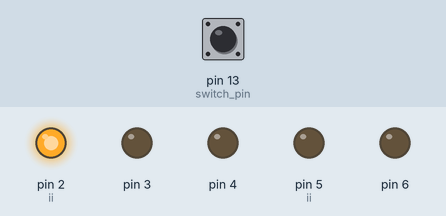
This sketch was run on a simulated Arduino Uno, built with avr-gcc and run on an emulated ATmega328P. On the bench: output pins drawn as LEDs (lit = HIGH). Inputs (shaded band) come from the test bench; at power-on: pin 13 (switch_pin) LOW.

Above: at 0.5 s.
At 1.5 s:
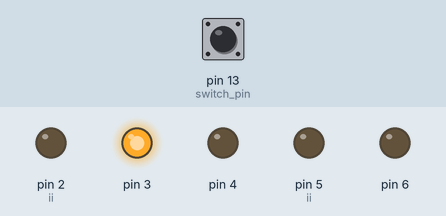
At 2.5 s:
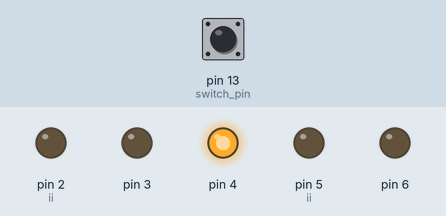
At 3.5 s:
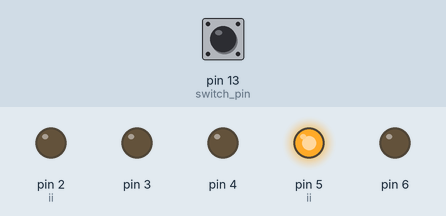
Timing chart, 0 to 5.2 s (numbered marks = the images above):
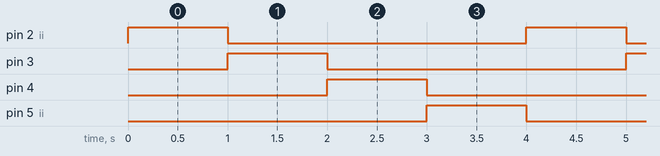

The sketch:

running.ino
```cpp
int end_pin = 5;
int switch_pin = 13;
int my_switch = LOW;
boolean work = true;
void setup() {
  for (int i = 2; i <= end_pin+1; i++) //end_pin+1  N6 pin we gona use for switch
  {
    pinMode(i, OUTPUT); //initalize pins used
  }
  pinMode(13, INPUT);//where we will listen to the switch
}


void loop() {

int ii = 2;//starting on pin N2
  while (work)
 {
  if (ii > end_pin){
    ii=2;
  }
    digitalWrite(ii, HIGH);
    delay(1000); //lets wait for it to glow
    digitalWrite(ii, LOW);

    my_switch=digitalRead(switch_pin); //lets check if switch is turned and we have 5v on pin
    if(my_switch == HIGH)
    {
      ii--;//back
    }else{
    ii++;//gogo
    }
        if (ii < 2 ){
    ii=5;
  }
  }

}
```

running_diodes.c
```cpp
int end_pin = 5;
int switch_pin = 13;
int my_switch = LOW;
boolean work = true;
void setup() {
  for (int i = 2; i <= end_pin+1; i++) //end_pin+1  N6 pin we gona use for switch
  {
    pinMode(i, OUTPUT); //initalize pins used
  }
  pinMode(13, INPUT);//where we will listen to the switch
}


void loop() {

int ii = 2;//starting on pin N2
  while (work)
 {
  if (ii > end_pin){
    ii=2;
  }
    digitalWrite(ii, HIGH);
    delay(1000); //lets wait for it to glow
    digitalWrite(ii, LOW);
    my_switch=digitalRead(switch_pin); //lets check if switch is turned and we have 5v on pin
    if(my_switch == HIGH)
    {
      ii--;//back
    }else{
    ii++;//gogo
    }
        if (ii < 2 ){
    ii=5;
  }
  }

}
```

Measured:
- by itself, pin 2 (ii), pin 3, pin 4, pin 5 (ii): alternates HIGH for 1.0 s and LOW for 3.0 s
- by itself, everything shown: repeats every 4.0 s, in 4 steps
